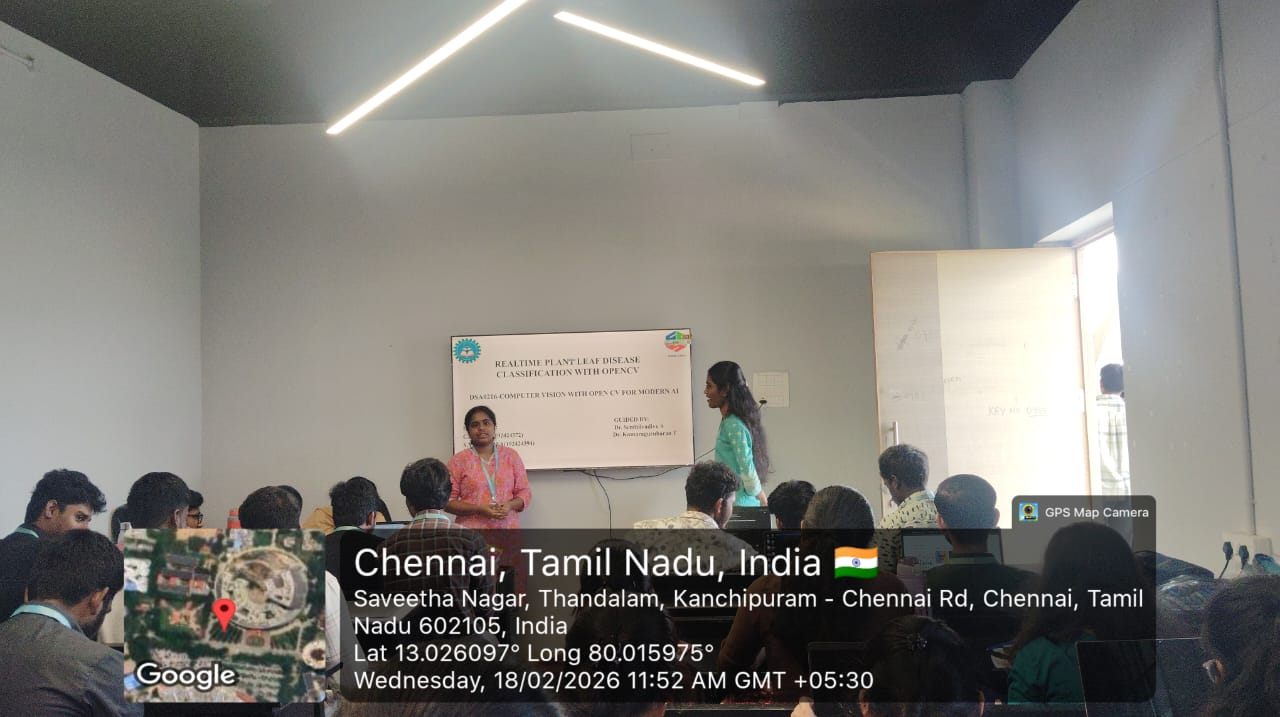
#> input picture capstone/WhatsApp Image 2026-02-18 at 9.22.51 PM (1).jpeg, 1280 x 717 px, found by its file name
$ jupyter execute --allow-errors EXP_34.ipynb
#> lines starting #> are read from the running program, lines starting #| are printed output that depends on the picture
[cell 1]
import cv2
import numpy as np
from google.colab.patches import cv2_imshow
from google.colab import files

print("Experiment 34 - Hough Line Detection")

uploaded = files.upload()
#> the answer given: WhatsApp Image 2026-02-18 at 9.22.51 PM (1).jpeg
image_path = list(uploaded.keys())[0]

img = cv2.imread(image_path)
#> img is the input picture: shape (717, 1280, 3); mean B, G, R 119.2, 123.9, 126

gray = cv2.cvtColor(img, cv2.COLOR_BGR2GRAY)
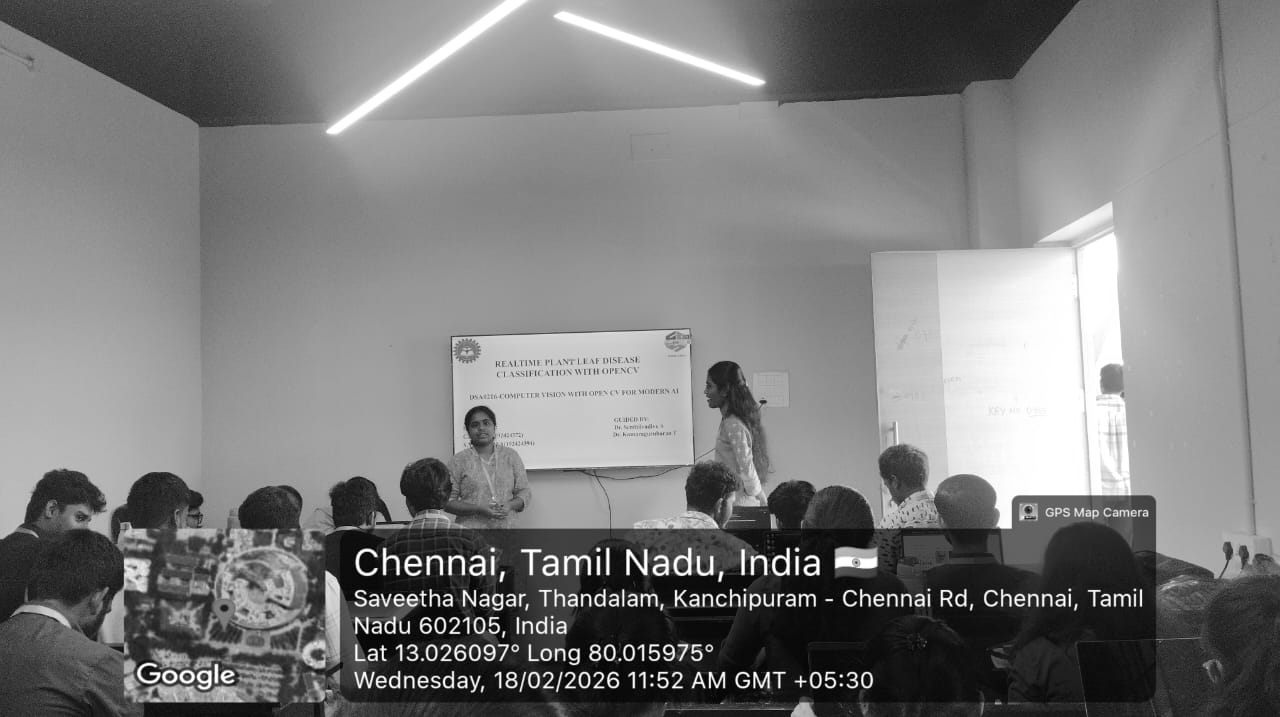
#> gray: shape (717, 1280); min 0, max 255, mean 124
edges = cv2.Canny(gray, 50, 150)
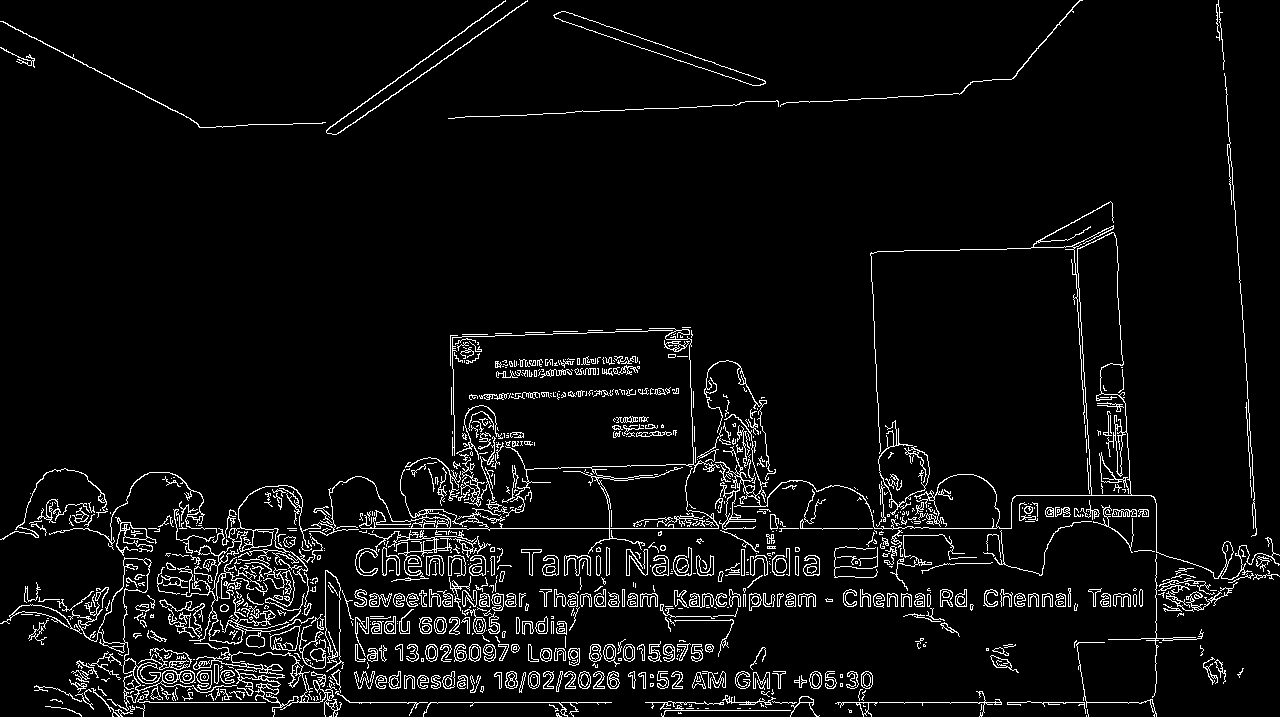
#> edges: shape (717, 1280); 5.3% white in thin lines or dots

lines = cv2.HoughLines(edges, 1, np.pi/180, 150)
#> lines = 771 rows, first 8: [702, 1.57], [528, 1.57], [606, 1.57], [596, 1.57], [594, 1.57], [604, 1.57], [601, 1.57], [613, 1.55]

#> (the rest of this cell did not finish here and is left out)
